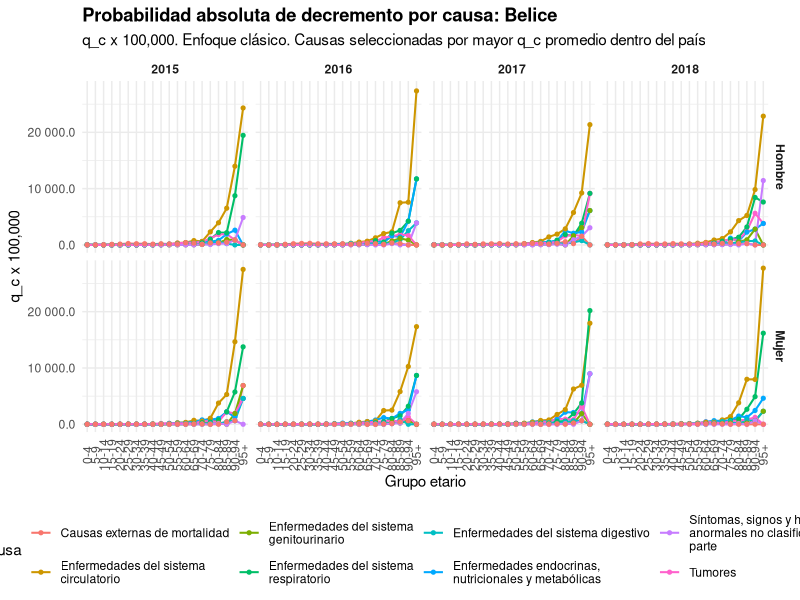
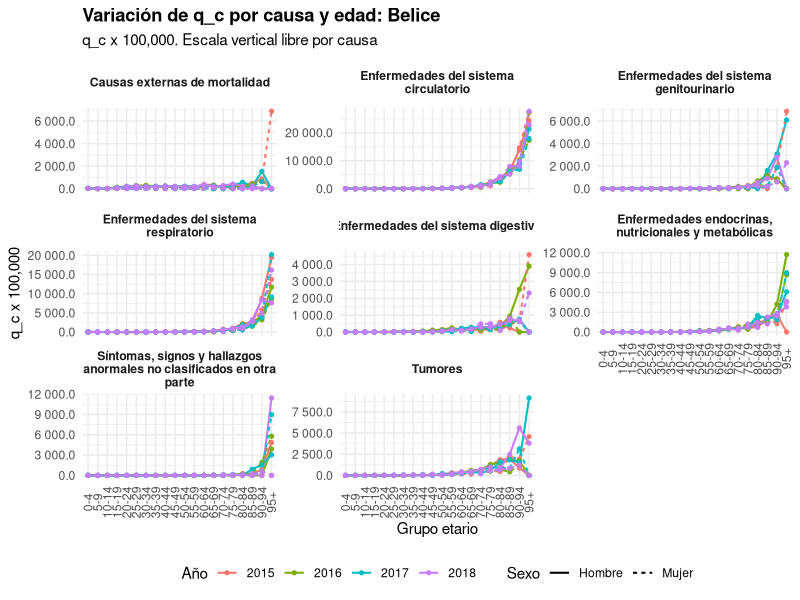
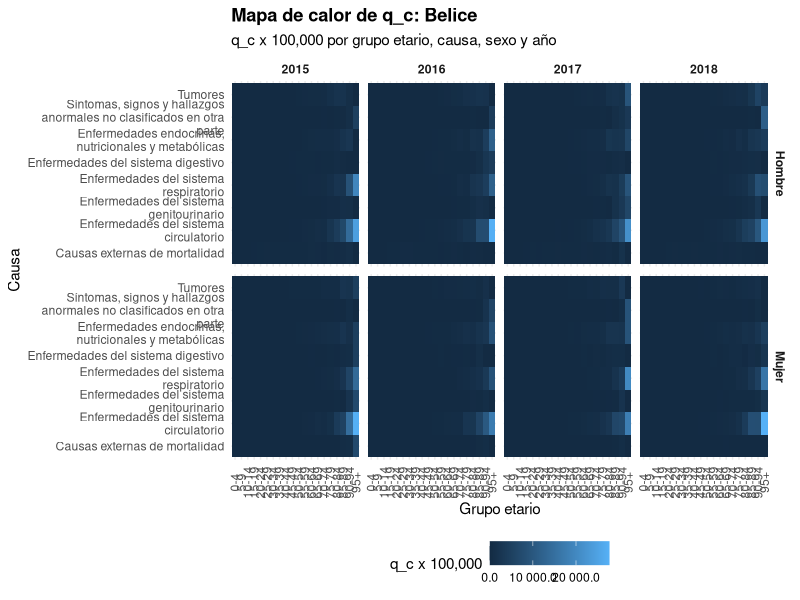
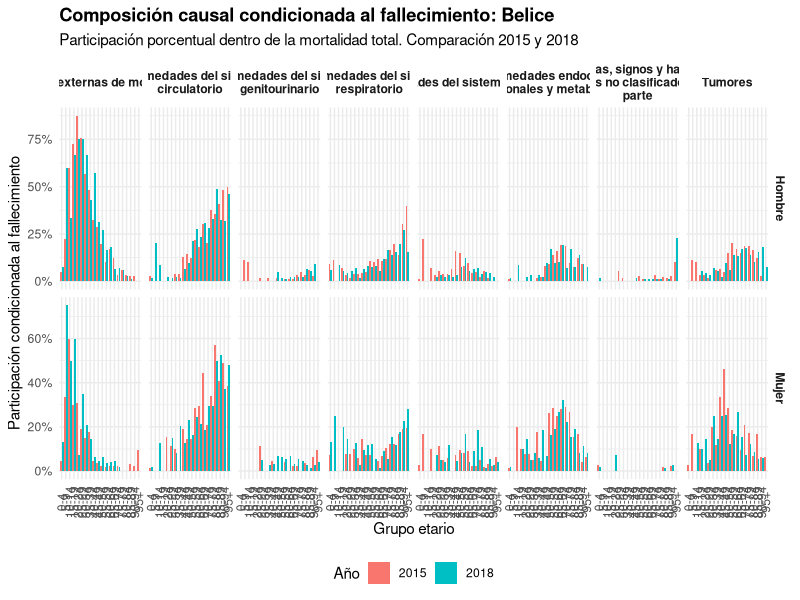
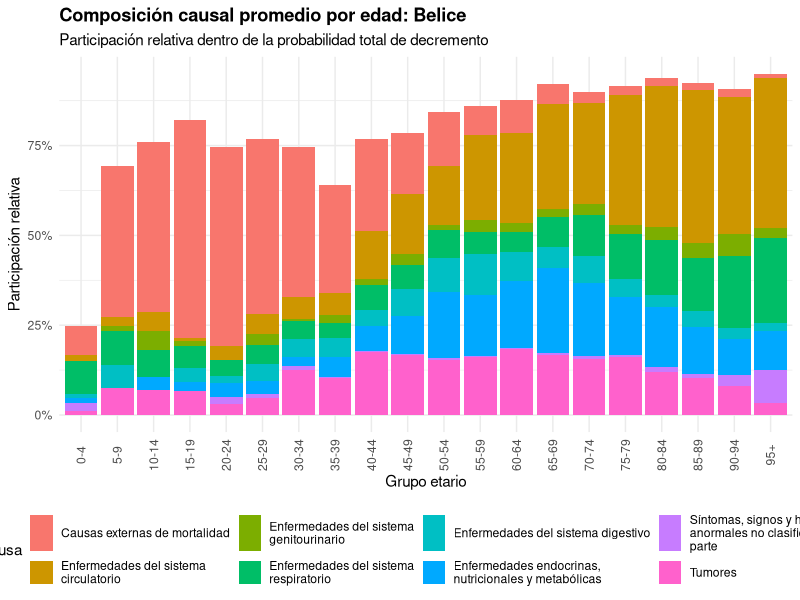
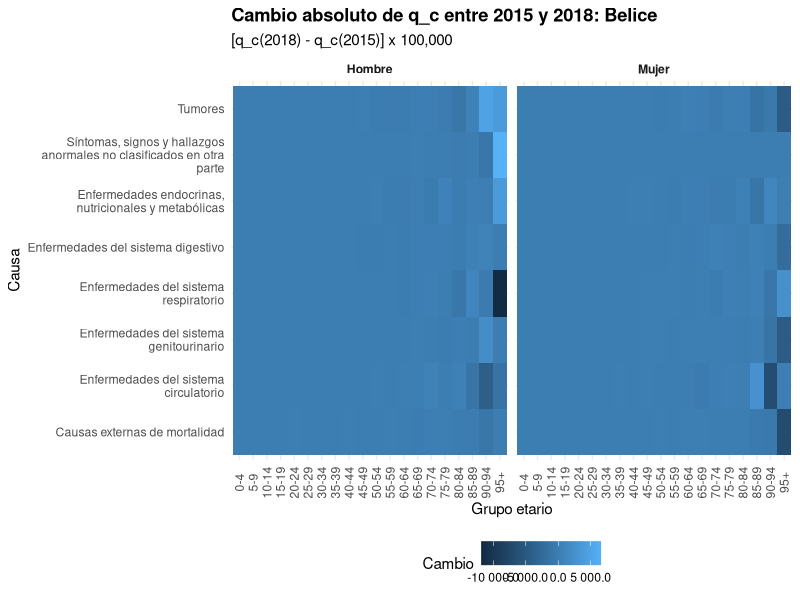
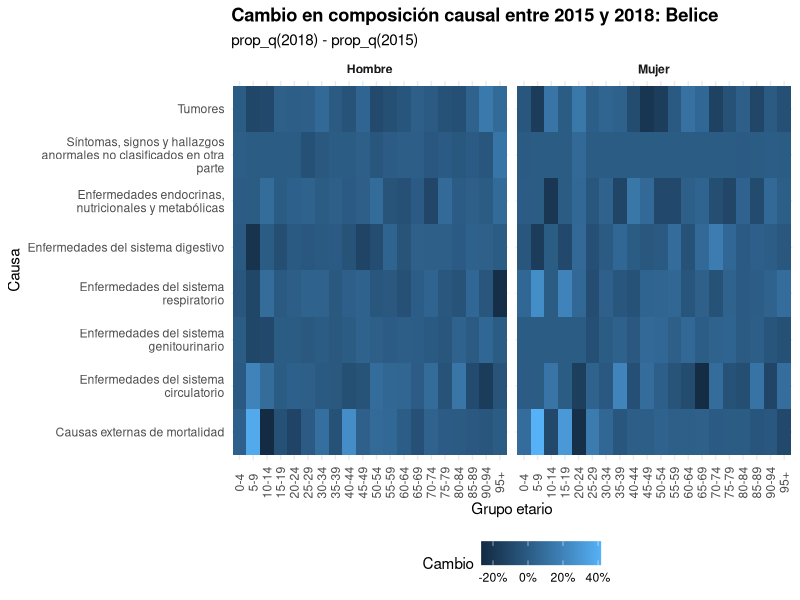
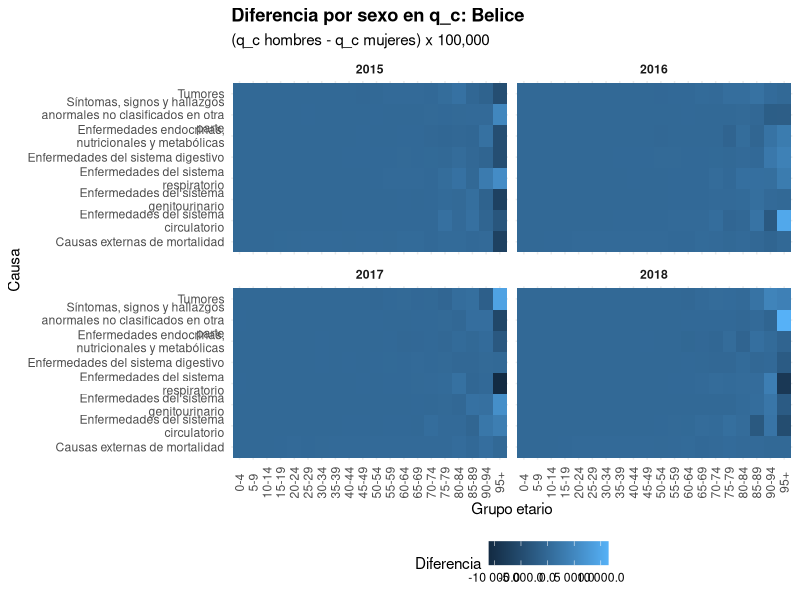

Source code (R) for these figures, in order: (Note: this script raises an error after producing the figures.)
# 05_analisis_clasico.R

library(readr)
library(dplyr)
library(tidyr)
library(ggplot2)
library(here)
library(stringr)
library(scales)

options(scipen = 999)


# ---------------------------------------------------------------------------
# 1. Cargar resultados del enfoque clásico
# ---------------------------------------------------------------------------

resultados_clasico <- read_csv(
  here("datos", "procesados", "resultados_enfoque_clasico.csv"),
  na = c("", "NA"),
  show_col_types = FALSE
)


# ---------------------------------------------------------------------------
# 2. Preparar variables generales
# ---------------------------------------------------------------------------

# Ordenar grupos etarios por límite inferior.
# Esto evita ordenamientos alfabéticos como: 0-4, 10-14, 15-19, 5-9.

orden_edades <- resultados_clasico %>%
  distinct(grupo_edad) %>%
  mutate(
    edad_inicio = parse_number(grupo_edad)
  ) %>%
  arrange(edad_inicio) %>%
  pull(grupo_edad)


# Estandarizar nombres de carpetas por país.
# Las carpetas ya existen dentro de figuras/clasico.

resultados_clasico <- resultados_clasico %>%
  mutate(
    grupo_edad = factor(grupo_edad, levels = orden_edades),
    pais_carpeta = case_when(
      pais == "Belice" ~ "belice",
      pais == "Costa Rica" ~ "costa rica",
      pais == "El Salvador" ~ "el salvador",
      pais == "Guatemala" ~ "guatemala",
      pais == "Nicaragua" ~ "nicaragua",
      pais %in% c("Panama", "Panamá") ~ "panama",
      TRUE ~ str_to_lower(pais)
    ),
    causa_grupo_wrap = str_wrap(causa_grupo, width = 35),
    q_100mil = q_c * 100000
  )


# ---------------------------------------------------------------------------
# 3. Composición causal condicionada al fallecimiento
# ---------------------------------------------------------------------------

# prop_q representa:
#
#   prop_q = q_c / sum_j q_j
#
# Es decir, dado que ocurre una muerte en la celda, qué proporción corresponde
# a cada causa.
#
# Esto es el análogo más cercano al análisis tipo Goerlich.
# No es q_c absoluto.

composicion_causal <- resultados_clasico %>%
  group_by(anio, pais, pais_carpeta, sexo, grupo_edad) %>%
  mutate(
    q_total = sum(q_c, na.rm = TRUE),
    prop_q = if_else(q_total > 0, q_c / q_total, 0)
  ) %>%
  ungroup()


# ---------------------------------------------------------------------------
# 4. Concentración causal
# ---------------------------------------------------------------------------

# Índice tipo Herfindahl:
#
#   H = sum_c prop_q^2
#
# Si H es alto, la mortalidad está concentrada en pocas causas.
# Si H es bajo, está más distribuida entre causas.

concentracion_causal <- composicion_causal %>%
  group_by(anio, pais, pais_carpeta, sexo, grupo_edad) %>%
  summarise(
    indice_concentracion = sum(prop_q^2, na.rm = TRUE),
    q_total = first(q_total),
    mu_total = first(mu_total),
    .groups = "drop"
  )


# ---------------------------------------------------------------------------
# 5. Función auxiliar de tema
# ---------------------------------------------------------------------------

tema_clasico <- function() {
  theme_minimal() +
    theme(
      axis.text.x = element_text(angle = 90, vjust = 0.5),
      legend.position = "bottom",
      plot.title = element_text(face = "bold"),
      strip.text = element_text(face = "bold")
    )
}


# ---------------------------------------------------------------------------
# 6. Gráficos por país
# ---------------------------------------------------------------------------

paises <- resultados_clasico %>%
  distinct(pais, pais_carpeta) %>%
  arrange(pais)


for (i in seq_len(nrow(paises))) {
  
  pais_actual <- paises$pais[i]
  carpeta_pais <- paises$pais_carpeta[i]
  
  ruta_figuras <- here("figuras", "clasico", carpeta_pais)
  
  datos_pais <- resultados_clasico %>%
    filter(pais == pais_actual)
  
  composicion_pais <- composicion_causal %>%
    filter(pais == pais_actual)
  
  concentracion_pais <- concentracion_causal %>%
    filter(pais == pais_actual)
  
  
  # -------------------------------------------------------------------------
  # 6.1 Causas principales del país
  # -------------------------------------------------------------------------
  
  # Para cada país se seleccionan las causas con mayor q_c promedio.
  # Esto evita que una causa sea importante globalmente, pero irrelevante
  # dentro del país que se está graficando.
  
  causas_principales_pais <- datos_pais %>%
    group_by(causa_grupo) %>%
    summarise(
      q_promedio = mean(q_c, na.rm = TRUE),
      muertes_totales = sum(muertes, na.rm = TRUE),
      .groups = "drop"
    ) %>%
    arrange(desc(q_promedio)) %>%
    slice_head(n = 8) %>%
    pull(causa_grupo)
  
  datos_pais_top <- datos_pais %>%
    filter(causa_grupo %in% causas_principales_pais) %>%
    mutate(
      causa_grupo_wrap = str_wrap(causa_grupo, width = 35)
    )
  
  composicion_pais_top <- composicion_pais %>%
    filter(causa_grupo %in% causas_principales_pais) %>%
    mutate(
      causa_grupo_wrap = str_wrap(causa_grupo, width = 35)
    )
  
  
  # -------------------------------------------------------------------------
  # Gráfico 1: q_c absoluto por edad
  # -------------------------------------------------------------------------
  #
  # Este es el gráfico principal del proyecto.
  #
  # Se grafica q_c x 100,000 para que la escala sea interpretable.
  
  grafico_01_q_edad <- datos_pais_top %>%
    ggplot(
      aes(
        x = grupo_edad,
        y = q_100mil,
        group = causa_grupo_wrap,
        color = causa_grupo_wrap
      )
    ) +
    geom_line(linewidth = 0.7) +
    geom_point(size = 1.1) +
    facet_grid(sexo ~ anio) +
    scale_y_continuous(labels = label_number(accuracy = 0.1)) +
    labs(
      title = paste0("Probabilidad absoluta de decremento por causa: ", pais_actual),
      subtitle = "q_c x 100,000. Enfoque clásico. Causas seleccionadas por mayor q_c promedio dentro del país",
      x = "Grupo etario",
      y = "q_c x 100,000",
      color = "Causa"
    ) +
    tema_clasico()
  
  ggsave(
    filename = here("figuras", "clasico", carpeta_pais, "01_q_absoluto_por_edad.png"),
    plot = grafico_01_q_edad,
    width = 14,
    height = 8,
    dpi = 300
  )
  
  
  # -------------------------------------------------------------------------
  # Gráfico 2: q_c absoluto por causa, con escala libre
  # -------------------------------------------------------------------------
  #
  # Este gráfico separa por causa para evitar que causas pequeñas desaparezcan
  # frente a causas con q_c mucho mayor.
  
  grafico_02_q_causa <- datos_pais_top %>%
    ggplot(
      aes(
        x = grupo_edad,
        y = q_100mil,
        group = interaction(anio, sexo),
        color = factor(anio),
        linetype = sexo
      )
    ) +
    geom_line(linewidth = 0.7) +
    geom_point(size = 1.1) +
    facet_wrap(~ causa_grupo_wrap, scales = "free_y") +
    scale_y_continuous(labels = label_number(accuracy = 0.1)) +
    labs(
      title = paste0("Variación de q_c por causa y edad: ", pais_actual),
      subtitle = "q_c x 100,000. Escala vertical libre por causa",
      x = "Grupo etario",
      y = "q_c x 100,000",
      color = "Año",
      linetype = "Sexo"
    ) +
    tema_clasico()
  
  ggsave(
    filename = here("figuras", "clasico", carpeta_pais, "02_q_por_causa_escala_libre.png"),
    plot = grafico_02_q_causa,
    width = 15,
    height = 10,
    dpi = 300
  )
  
  
  # -------------------------------------------------------------------------
  # Gráfico 3: mapa de calor de q_c
  # -------------------------------------------------------------------------
  #
  # Muestra en qué edades y causas se concentran los mayores niveles de q_c.
  
  grafico_03_heatmap_q <- datos_pais_top %>%
    ggplot(
      aes(
        x = grupo_edad,
        y = causa_grupo_wrap,
        fill = q_100mil
      )
    ) +
    geom_tile() +
    facet_grid(sexo ~ anio) +
    scale_fill_continuous(labels = label_number(accuracy = 0.1)) +
    labs(
      title = paste0("Mapa de calor de q_c: ", pais_actual),
      subtitle = "q_c x 100,000 por grupo etario, causa, sexo y año",
      x = "Grupo etario",
      y = "Causa",
      fill = "q_c x 100,000"
    ) +
    tema_clasico()
  
  ggsave(
    filename = here("figuras", "clasico", carpeta_pais, "03_heatmap_q_edad_causa.png"),
    plot = grafico_03_heatmap_q,
    width = 15,
    height = 9,
    dpi = 300
  )
  
  
  # -------------------------------------------------------------------------
  # Gráfico 4: composición causal condicionada al fallecimiento
  # -------------------------------------------------------------------------
  #
  # Este es el gráfico tipo Goerlich.
  #
  # Muestra:
  #
  #   prop_q = q_c / sum_j q_j
  #
  # Interpretación:
  # dado que ocurre un fallecimiento en el grupo etario, qué porcentaje
  # corresponde a cada causa.
  
  grafico_04_composicion_goerlich <- composicion_pais_top %>%
    filter(anio %in% c(2015, 2018)) %>%
    group_by(anio, sexo, grupo_edad, causa_grupo_wrap) %>%
    summarise(
      prop_promedio = mean(prop_q, na.rm = TRUE),
      .groups = "drop"
    ) %>%
    ggplot(
      aes(
        x = grupo_edad,
        y = prop_promedio,
        fill = factor(anio)
      )
    ) +
    geom_col(position = "dodge") +
    facet_grid(sexo ~ causa_grupo_wrap, scales = "free_y") +
    scale_y_continuous(labels = percent_format(accuracy = 1)) +
    labs(
      title = paste0("Composición causal condicionada al fallecimiento: ", pais_actual),
      subtitle = "Participación porcentual dentro de la mortalidad total. Comparación 2015 y 2018",
      x = "Grupo etario",
      y = "Participación condicionada al fallecimiento",
      fill = "Año"
    ) +
    tema_clasico()
  
  ggsave(
    filename = here("figuras", "clasico", carpeta_pais, "04_composicion_condicionada_goerlich.png"),
    plot = grafico_04_composicion_goerlich,
    width = 18,
    height = 10,
    dpi = 300
  )
  
  
  # -------------------------------------------------------------------------
  # Gráfico 5: composición causal apilada por edad
  # -------------------------------------------------------------------------
  #
  # Muestra la estructura causal promedio dentro de cada grupo etario.
  # No es q_c absoluto.
  
  grafico_05_composicion_apilada <- composicion_pais_top %>%
    group_by(grupo_edad, causa_grupo_wrap) %>%
    summarise(
      prop_promedio = mean(prop_q, na.rm = TRUE),
      .groups = "drop"
    ) %>%
    ggplot(
      aes(
        x = grupo_edad,
        y = prop_promedio,
        fill = causa_grupo_wrap
      )
    ) +
    geom_col(position = "stack") +
    scale_y_continuous(labels = percent_format(accuracy = 1)) +
    labs(
      title = paste0("Composición causal promedio por edad: ", pais_actual),
      subtitle = "Participación relativa dentro de la probabilidad total de decremento",
      x = "Grupo etario",
      y = "Participación relativa",
      fill = "Causa"
    ) +
    tema_clasico()
  
  ggsave(
    filename = here("figuras", "clasico", carpeta_pais, "05_composicion_apilada_por_edad.png"),
    plot = grafico_05_composicion_apilada,
    width = 14,
    height = 8,
    dpi = 300
  )
  
  
  # -------------------------------------------------------------------------
  # Gráfico 6: cambio absoluto de q_c entre 2015 y 2018
  # -------------------------------------------------------------------------
  
  cambio_q_pais <- datos_pais %>%
    filter(anio %in% c(2015, 2018)) %>%
    select(
      pais,
      sexo,
      grupo_edad,
      causa,
      causa_grupo,
      anio,
      q_c
    ) %>%
    pivot_wider(
      names_from = anio,
      values_from = q_c,
      names_prefix = "q_"
    ) %>%
    mutate(
      cambio_q = q_2018 - q_2015,
      cambio_q_100mil = cambio_q * 100000,
      causa_grupo_wrap = str_wrap(causa_grupo, width = 35)
    ) %>%
    filter(causa_grupo %in% causas_principales_pais)
  
  grafico_06_cambio_q <- cambio_q_pais %>%
    ggplot(
      aes(
        x = grupo_edad,
        y = causa_grupo_wrap,
        fill = cambio_q_100mil
      )
    ) +
    geom_tile() +
    facet_wrap(~ sexo) +
    scale_fill_continuous(labels = label_number(accuracy = 0.1)) +
    labs(
      title = paste0("Cambio absoluto de q_c entre 2015 y 2018: ", pais_actual),
      subtitle = "[q_c(2018) - q_c(2015)] x 100,000",
      x = "Grupo etario",
      y = "Causa",
      fill = "Cambio"
    ) +
    tema_clasico()
  
  ggsave(
    filename = here("figuras", "clasico", carpeta_pais, "06_cambio_q_2015_2018.png"),
    plot = grafico_06_cambio_q,
    width = 14,
    height = 8,
    dpi = 300
  )
  
  
  # -------------------------------------------------------------------------
  # Gráfico 7: cambio en composición causal entre 2015 y 2018
  # -------------------------------------------------------------------------
  
  cambio_prop_pais <- composicion_pais %>%
    filter(anio %in% c(2015, 2018)) %>%
    select(
      pais,
      sexo,
      grupo_edad,
      causa,
      causa_grupo,
      anio,
      prop_q
    ) %>%
    pivot_wider(
      names_from = anio,
      values_from = prop_q,
      names_prefix = "prop_"
    ) %>%
    mutate(
      cambio_prop = prop_2018 - prop_2015,
      causa_grupo_wrap = str_wrap(causa_grupo, width = 35)
    ) %>%
    filter(causa_grupo %in% causas_principales_pais)
  
  grafico_07_cambio_prop <- cambio_prop_pais %>%
    ggplot(
      aes(
        x = grupo_edad,
        y = causa_grupo_wrap,
        fill = cambio_prop
      )
    ) +
    geom_tile() +
    facet_wrap(~ sexo) +
    scale_fill_continuous(labels = percent_format(accuracy = 1)) +
    labs(
      title = paste0("Cambio en composición causal entre 2015 y 2018: ", pais_actual),
      subtitle = "prop_q(2018) - prop_q(2015)",
      x = "Grupo etario",
      y = "Causa",
      fill = "Cambio"
    ) +
    tema_clasico()
  
  ggsave(
    filename = here("figuras", "clasico", carpeta_pais, "07_cambio_composicion_2015_2018.png"),
    plot = grafico_07_cambio_prop,
    width = 14,
    height = 8,
    dpi = 300
  )
  
  
  # -------------------------------------------------------------------------
  # Gráfico 8: diferencia por sexo
  # -------------------------------------------------------------------------
  #
  # Muestra:
  #
  #   q_hombre - q_mujer
  
  diferencia_sexo_pais <- datos_pais %>%
    select(
      anio,
      grupo_edad,
      causa,
      causa_grupo,
      sexo,
      q_c
    ) %>%
    pivot_wider(
      names_from = sexo,
      values_from = q_c
    ) %>%
    mutate(
      diferencia_hombre_mujer = Hombre - Mujer,
      diferencia_hombre_mujer_100mil = diferencia_hombre_mujer * 100000,
      causa_grupo_wrap = str_wrap(causa_grupo, width = 35)
    ) %>%
    filter(causa_grupo %in% causas_principales_pais)
  
  grafico_08_diferencia_sexo <- diferencia_sexo_pais %>%
    ggplot(
      aes(
        x = grupo_edad,
        y = causa_grupo_wrap,
        fill = diferencia_hombre_mujer_100mil
      )
    ) +
    geom_tile() +
    facet_wrap(~ anio) +
    scale_fill_continuous(labels = label_number(accuracy = 0.1)) +
    labs(
      title = paste0("Diferencia por sexo en q_c: ", pais_actual),
      subtitle = "(q_c hombres - q_c mujeres) x 100,000",
      x = "Grupo etario",
      y = "Causa",
      fill = "Diferencia"
    ) +
    tema_clasico()
  
  ggsave(
    filename = here("figuras", "clasico", carpeta_pais, "08_diferencia_sexo_q.png"),
    plot = grafico_08_diferencia_sexo,
    width = 14,
    height = 8,
    dpi = 300
  )
  
  
  # -------------------------------------------------------------------------
  # Gráfico 9: concentración causal
  # -------------------------------------------------------------------------
  
  grafico_09_concentracion <- concentracion_pais %>%
    ggplot(
      aes(
        x = grupo_edad,
        y = indice_concentracion,
        group = sexo,
        color = sexo
      )
    ) +
    geom_line(linewidth = 0.7) +
    geom_point(size = 1.1) +
    facet_wrap(~ anio) +
    scale_y_continuous(labels = label_number(accuracy = 0.01)) +
    labs(
      title = paste0("Concentración causal por grupo etario: ", pais_actual),
      subtitle = "Índice H = suma de participaciones relativas al cuadrado",
      x = "Grupo etario",
      y = "Índice de concentración",
      color = "Sexo"
    ) +
    tema_clasico()
  
  ggsave(
    filename = here("figuras", "clasico", carpeta_pais, "09_concentracion_causal.png"),
    plot = grafico_09_concentracion,
    width = 14,
    height = 8,
    dpi = 300
  )
  
}
